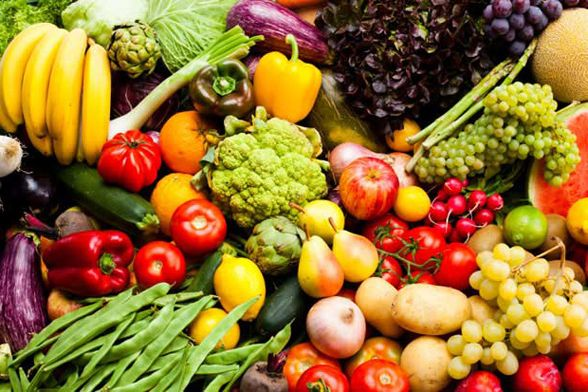
%> input picture selecting_objects/vegetables.jpg, 588 x 392 px
$ octave main.m   (GNU Octave 9; MATLAB toolbox functions it lacks are replaced by stand-ins)
%> lines starting %> are read from the running program, lines starting %| are printed output that depends on the picture; in (x1, y1, x2, y2) boxes, pixels count from 0 and x2, y2 are one past the last pixel; in counts of white or black regions, pixels touching at a corner belong together; the program's own positions count from 1
clc
clear
close all

im = double(imread('vegetables.jpg'));
ref = im(250:280,50:100,:);
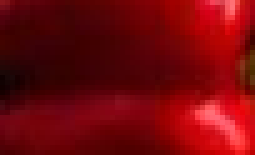
%> ref: size 31x51x3 double (shown 5 times larger); mean R, G, B 115.7, 6.2, 10.2

figure;
subplot(1,2,1)
imshow(uint8(im))
title('Original image');
subplot(1,2,2)
imshow(uint8(ref))
title('Reference piece');

im1R = mean2(ref(:,:,1));
%> im1R = 115.7
im1G = mean2(ref(:,:,2));
%> im1G = 6.22
im1B = mean2(ref(:,:,3));
%> im1B = 10.22

d0 = mean2(sqrt(((ref(:,:,1)-im1R).^2)+((ref(:,:,2)-im1G).^2)+((ref(:,:,3)-im1B).^2)));
%> d0 = 45.17

d = sqrt(((im(:,:,1)-im1R).^2)+((im(:,:,2)-im1G).^2)+((im(:,:,3)-im1B).^2));
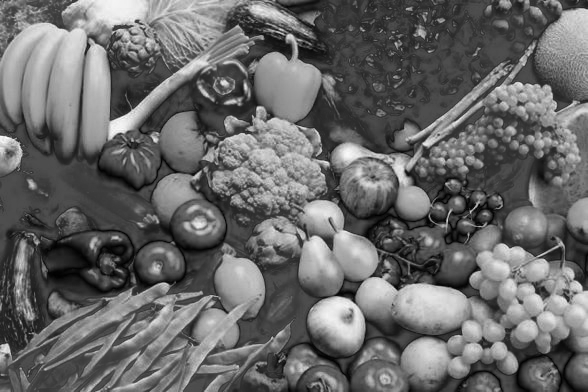
%> d: size 392x588 double; min 0.851, max 375.8, mean 155.4; drawn with min black and max white

d(d<d0) = 0;
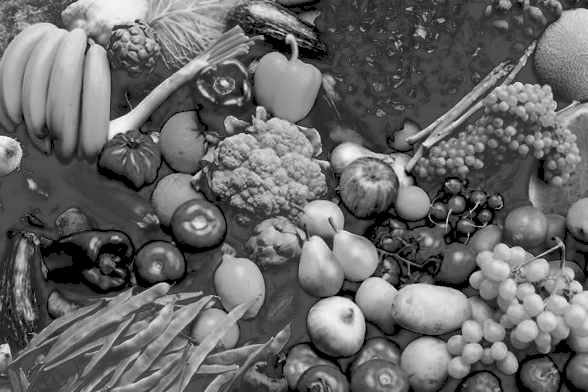
%> d: size 392x588 double; 4.14% of pixels changed, all inside (x1, y1, x2, y2) = (7, 0, 588, 392); drawn with min black and max white
d(d>d0) = 255;
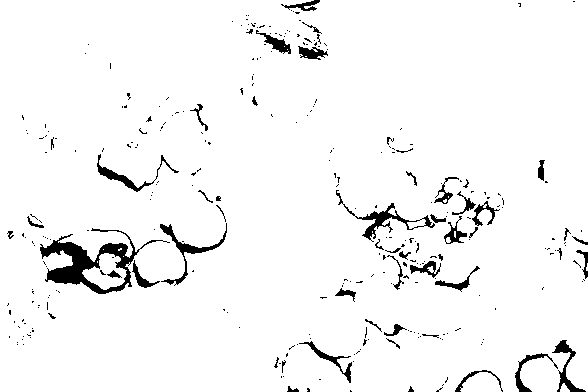
%> d: size 392x588 double; 95.9% white; 302 black regions (250 under 20 px), largest, box (x1, y1, x2, y2) and area: (40, 228, 170, 294) 2267, (336, 190, 435, 242) 685, (160, 223, 227, 286) 580
figure;
subplot(1,2,1)
imshow(uint8(im))
title('Original image');
subplot(1,2,2)
d = imadjust(uint8(d),[0 1],[1 0]);
imshow(uint8(d))
title('Binarized image');
